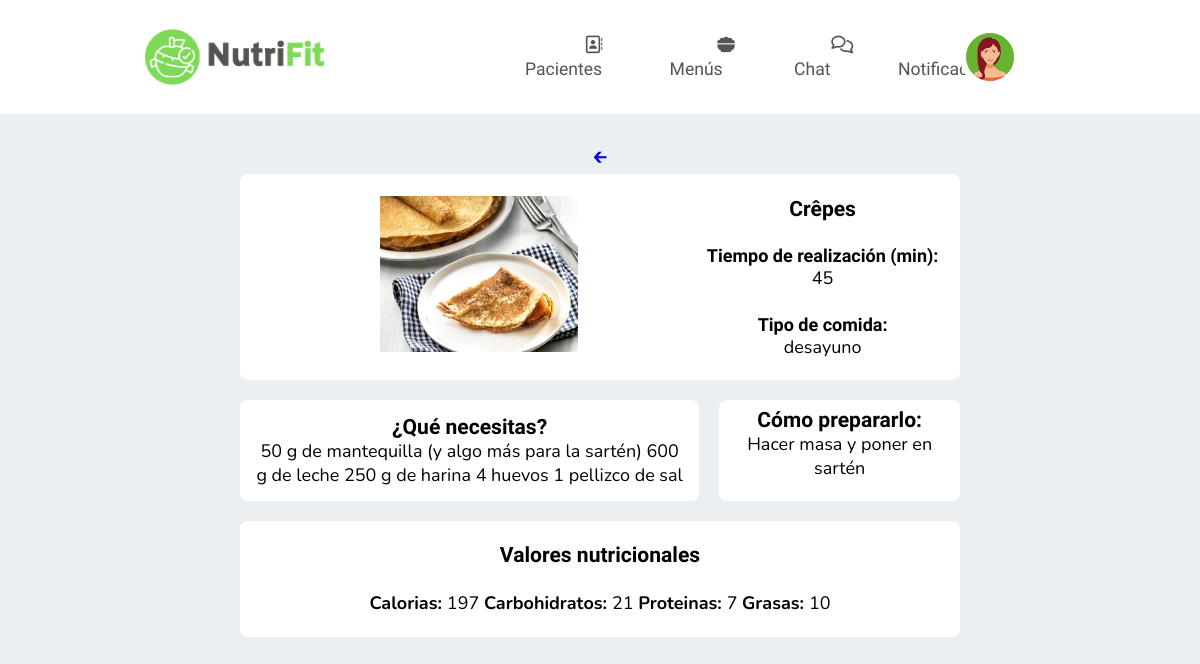
The page /views/receta_plato_nutricionista.php?ID=48 (signed in) on the database its author committed.
### tables this page shows
CREATE TABLE `receta` (
  `ID` int(11) NOT NULL,
  `nombre_receta` varchar(45) NOT NULL,
  `tiempo_ejecucion` int(100) NOT NULL,
  `complejidad` set('facil','intermedio','complejo') NOT NULL,
  `tipo_comida` set('desayuno','media_mañana','almuerzo','merienda','cena') NOT NULL,
  `ingredientes` text NOT NULL,
  `preparacion` text NOT NULL,
  `calorias` int(3) NOT NULL,
  `carbohidratos` int(3) NOT NULL,
  `proteinas` int(3) NOT NULL,
  `grasas` int(3) NOT NULL,
  `foto` varchar(200) NOT NULL
);

### views/receta_plato_nutricionista.php (the view, shortened to what this page needs)
<?php
$ID=$_GET["ID"];
$db = new Database();
$conexion = $db->connect();
$sql=$conexion->query("select * from receta where ID=$ID");
?>
<!DOCTYPE html>
<html lang="en">
<head>
    <link rel="stylesheet" href="../css/style.css">
</head>
<body>
<header>
        <a href="index_nutricionista.php" id="logo"><img src="../img/3.png"></a>
        <nav>
            <ul id="menu">
                <li><a href="index_nutricionista.php"><i class="fa-regular fa-address-book"></i> Pacientes</a></li>
                <li><a href="nutricionista_menu.php"><i class="fa-solid fa-bowl-food"></i> Menús</a></li>
                <li><a href="#"><i class="fa-regular fa-comments"></i> Chat</a></li>
                <li><a href="#"><i class="fa-regular fa-bell"></i> Notificaciones</a></li>
            </ul>
        </nav>
        <div id="user">
            <div id="profile" onclick="menuToggle();">
                <img src="../img/icon.png">
            </div>
        </div>
    </header>
    <br>
    <br>
    <br>
    <br>
    <br>
    <br>
    <a href="menu_semanal_nutri_cliente.php">🡰</a>
    <?php
     while($datos=$sql->fetchObject()){ ?>
    <div class="contenedor">
        <div class="receta1">
            <div class="foto1">
            <img src="<?= $datos->foto?>" id="plato">
            </div>
            <div class="foto2">
                <h3><?= $datos-> nombre_receta ?></h3><br>
                <h4>Tiempo de realización (min):</h4><p><?= $datos-> tiempo_ejecucion ?></p><br>
                <h4>Tipo de comida:</h4><p><?= $datos-> tipo_comida ?></p>
            </div>
        </div>
        <div class="receta2">
            <h3>¿Qué necesitas?</h3>
            <p><?= $datos-> ingredientes ?></p>
        </div>
        <div class="receta3">
            <h3>Cómo prepararlo:</h3>
            <p><?= $datos-> preparacion ?></p>
        </div>
        <div class="receta4">
            <h3>Valores nutricionales</h3><br>
            <div>
                <ul id="horizon">
                    <li><b>Calorias: </b><?= $datos-> calorias ?></li>
                    <li><b>Carbohidratos: </b><?= $datos-> carbohidratos ?></li>
                    <li><b>Proteinas: </b><?= $datos-> proteinas ?></li>
                    <li><b>Grasas: </b><?= $datos-> grasas ?></li>
                </ul>
            </div>
        </div>
    </div>
    <?php }
    ?>
    <br>
</body>
</html>

### css/style.css (style rules this page uses)
* { padding: 0; margin: 0; -webkit-box-sizing: border-box; box-sizing: border-box; text-decoration: none; list-style: none; }
body { font-family: "Nunito", sans-serif; font-size: large; margin: 0; text-align: center; background-color: #eceff1; }
h1, h2, h3, h4 { font-family: "Work Sans", sans-serif; }
p { font-family: "Nunito", sans-serif; }
header { position: fixed; width: 100%; top: 0; right: 0; z-index: 1000; display: -webkit-box; display: -ms-flexbox; display: flex; -webkit-box-align: center; -ms-flex-align: center; align-items: center; background: white; padding: 28px 12%; -webkit-transition: all .50s ease; transition: all .50s ease; }
header a#logo { display: -webkit-box; display: -ms-flexbox; display: flex; }
header a#logo img { width: 50%; }
header ul#menu { display: -webkit-box; display: -ms-flexbox; display: flex; }
header ul#menu a { color: #545454; font-family: "Work Sans", sans-serif; font-size: 1.1rem; font-weight: 500; padding: 5px 0; margin: 0px 30px; -webkit-transition: all .30s ease; transition: all .30s ease; }
header div#user { display: -webkit-box; display: -ms-flexbox; display: flex; -webkit-box-align: center; -ms-flex-align: center; align-items: center; margin-left: 15%; position: fixed; right: 15vw; }
header div#user div#profile { position: relative; width: 60px; height: 60px; border-radius: 50%; overflow: hidden; cursor: pointer; }
header div#user div#profile img { position: absolute; top: 0; left: 0; width: 100%; height: 100%; -o-object-fit: cover; object-fit: cover; }
.datosNutricionista, .ContenedorPesos, h4 { font-family: 'Work Sans', sans-serif; }
.datosCliente, .ContenedorPesos, h4 { font-family: 'Work Sans', sans-serif; }
#plato { background-color: #e7ebec; margin-left: 30%; width: 7em; height: 10em; position: relative; display: -webkit-box; display: -ms-flexbox; display: flex; -webkit-box-orient: vertical; -webkit-box-direction: normal; -ms-flex-direction: column; flex-direction: column; -webkit-box-pack: justify; -ms-flex-pack: justify; justify-content: space-between; -webkit-box-align: center; -ms-flex-align: center; align-items: center; }
.receta1 { -ms-grid-row: 1; -ms-grid-column: 1; -ms-grid-column-span: 6; grid-area: receta1; }
.receta2 { -ms-grid-row: 2; -ms-grid-column: 1; -ms-grid-column-span: 3; grid-area: receta2; }
.receta3 { -ms-grid-row: 2; -ms-grid-column: 4; -ms-grid-column-span: 3; grid-area: receta3; }
.receta4 { -ms-grid-row: 3; -ms-grid-column: 1; -ms-grid-column-span: 6; grid-area: receta4; }
.contenedor { display: -ms-grid; display: grid; grid-template-areas: 'receta1 receta1 receta1 receta1 receta1 receta1' 'receta2 receta2 receta2 receta3 receta3 receta3' 'receta4 receta4 receta4 receta4 receta4 receta4'; gap: 20px; padding-left: 20%; padding-right: 20%; }
.contenedor > div { background-color: white; border-radius: 8px; text-align: center; padding: 3%; }
.foto1 { -ms-grid-row: 1; -ms-grid-column: 1; grid-area: foto; }
.foto2 { -ms-grid-row: 1; -ms-grid-column: 2; grid-area: nombre; }
.receta1 { display: -ms-grid; display: grid; grid-template-areas: 'foto nombre '; gap: 50px; }
#horizon li { display: inline; }
img#plato { height: auto; width: 50%; }

### rows shown on the page
receta: foto (picture), nombre_receta "Crêpes", tiempo_ejecucion "45", tipo_comida "desayuno", ingredientes "50 g de mantequilla (y algo más para la sartén) 600 g de leche 250 g de harina 4 huevos 1 pellizco de sal", preparacion "Hacer masa y poner en sartén", calorias "197", carbohidratos "21", proteinas "7", grasas "10"
